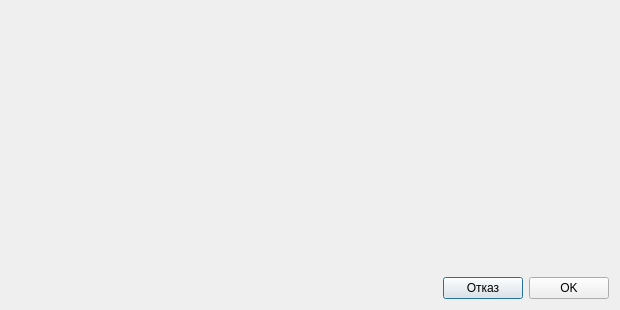
<?xml version="1.0" encoding="UTF-8"?>
<ui version="4.0">
 <class>ProcedureEditDialog</class>
 <widget class="QDialog" name="ProcedureEditDialog">
  <property name="geometry">
   <rect>
    <x>0</x>
    <y>0</y>
    <width>620</width>
    <height>310</height>
   </rect>
  </property>
  <property name="sizePolicy">
   <sizepolicy hsizetype="Fixed" vsizetype="Fixed">
    <horstretch>0</horstretch>
    <verstretch>0</verstretch>
   </sizepolicy>
  </property>
  <property name="minimumSize">
   <size>
    <width>620</width>
    <height>310</height>
   </size>
  </property>
  <property name="maximumSize">
   <size>
    <width>620</width>
    <height>310</height>
   </size>
  </property>
  <property name="windowTitle">
   <string>ProcedureEditDialog</string>
  </property>
  <layout class="QVBoxLayout" name="verticalLayout">
   <item>
    <layout class="QHBoxLayout" name="horizontalLayout_2">
     <item>
      <widget class="CommonFields" name="commonWidget" native="true">
       <property name="sizePolicy">
        <sizepolicy hsizetype="Preferred" vsizetype="Preferred">
         <horstretch>0</horstretch>
         <verstretch>0</verstretch>
        </sizepolicy>
       </property>
      </widget>
     </item>
     <item>
      <widget class="QStackedWidget" name="stackedWidget">
       <property name="currentIndex">
        <number>4</number>
       </property>
       <widget class="QWidget" name="empty"/>
       <widget class="ObturationView" name="obturWidget"/>
       <widget class="CrownView" name="crownWidget"/>
       <widget class="ImplantView" name="implantWidget"/>
       <widget class="FiberSplintView" name="fiberWidget"/>
      </widget>
     </item>
    </layout>
   </item>
   <item>
    <layout class="QHBoxLayout" name="horizontalLayout">
     <item>
      <widget class="QLabel" name="errorLabel">
       <property name="text">
        <string/>
       </property>
       <property name="wordWrap">
        <bool>false</bool>
       </property>
      </widget>
     </item>
     <item>
      <spacer name="horizontalSpacer">
       <property name="orientation">
        <enum>Qt::Horizontal</enum>
       </property>
       <property name="sizeHint" stdset="0">
        <size>
         <width>40</width>
         <height>20</height>
        </size>
       </property>
      </spacer>
     </item>
     <item>
      <widget class="QPushButton" name="cancelButton">
       <property name="text">
        <string>Отказ</string>
       </property>
      </widget>
     </item>
     <item>
      <widget class="QPushButton" name="okButton">
       <property name="text">
        <string>OK</string>
       </property>
      </widget>
     </item>
    </layout>
   </item>
  </layout>
 </widget>
 <layoutdefault spacing="6" margin="11"/>
 <customwidgets>
  <customwidget>
   <class>CommonFields</class>
   <extends>QWidget</extends>
   <header>View/ProcedureDialog/CommonFields/CommonFields.h</header>
   <container>1</container>
  </customwidget>
  <customwidget>
   <class>CrownView</class>
   <extends>QWidget</extends>
   <header>View/ProcedureDialog/ProcedureFields/CrownView.h</header>
   <container>1</container>
  </customwidget>
  <customwidget>
   <class>ObturationView</class>
   <extends>QWidget</extends>
   <header>View/ProcedureDialog/ProcedureFields/ObturationView.h</header>
   <container>1</container>
  </customwidget>
  <customwidget>
   <class>ImplantView</class>
   <extends>QWidget</extends>
   <header>View/uiComponents/qt_derived/Widgets/ImplantView.h</header>
   <container>1</container>
  </customwidget>
  <customwidget>
   <class>FiberSplintView</class>
   <extends>QWidget</extends>
   <header>View/ProcedureDialog/ProcedureFields/FiberSplintView.h</header>
   <container>1</container>
  </customwidget>
 </customwidgets>
 <resources/>
 <connections/>
</ui>
